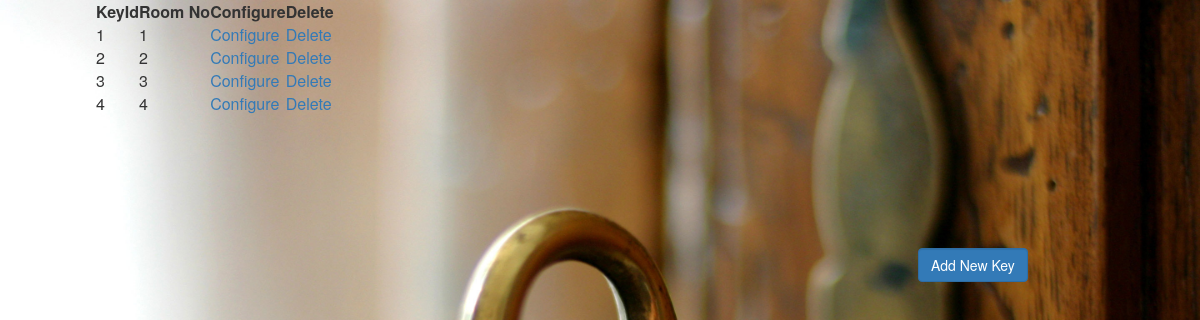
The page /KeyTable.php on the database its author committed.
### tables this page shows
CREATE TABLE IF NOT EXISTS `keyx` (
  `KeyId` int(11) NOT NULL,
  `RoomNo` int(11) NOT NULL
);

### KeyTable.php (the view, shortened to what this page needs)
<html>
<link href="StyleBootStrap.css" type="text/css" rel="stylesheet">
<link href="Styles.css" type="text/css" rel="stylesheet">
<body>
<?php
$query = "SELECT * FROM keyx ";
$result = mysql_query($query);
$keys=0;
echo "<table style='position:absolute;  left:8%;'><tr><th> KeyId </th><th> Room No </th><th> Configure </th><th> Delete </th></tr>";
while($list =  mysql_fetch_array($result)){
    echo "<tr onmouseover=this.style.cursor='pointer'><td>" .$list['KeyId']."</td><td>".$list['RoomNo']."</td><td>". "<a href='KeyConfiguration.php?KID=$list[KeyId]' type='submit'> Configure </a></td><td>". "<a href='deleteKey.php?KID=$list[KeyId]' type='delete'> Delete </a>"."</td></tr>";
    $keys++;
}
echo "</table>";
if ($keys<5) {
    echo "<div class='NUButton' style='position:absolute; left:76.5%;top:28.5%;'><br><button id='submit' class='btn-primary form-control' onclick=window.location='addNewKey.php'>Add New Key</button></br></div>";
}else{
}
?>
</body>
</html>

### Styles.css (style rules this page uses)
body { background-image: url('key-in-door.jpg'); background-repeat: no-repeat; background-attachment: fixed; background-size:100% 100%; background-blend-mode: normal; background-color: rgb(0, 0, 0); }

### rows shown on the page
keyx: KeyId "1", RoomNo "1"
keyx: KeyId "2", RoomNo "2"
keyx: KeyId "3", RoomNo "3"
keyx: KeyId "4", RoomNo "4"
